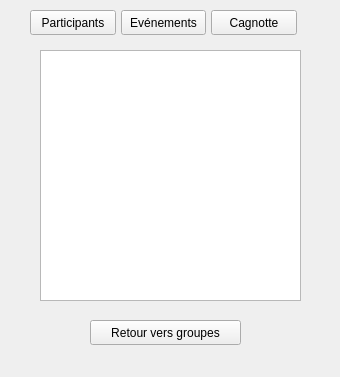
<?xml version="1.0" encoding="UTF-8"?>
<ui version="4.0">
 <class>gestionComptes</class>
 <widget class="QWidget" name="gestionComptes">
  <property name="geometry">
   <rect>
    <x>0</x>
    <y>0</y>
    <width>340</width>
    <height>377</height>
   </rect>
  </property>
  <property name="windowTitle">
   <string>Form</string>
  </property>
  <widget class="QListWidget" name="listParticipants">
   <property name="geometry">
    <rect>
     <x>40</x>
     <y>50</y>
     <width>261</width>
     <height>251</height>
    </rect>
   </property>
  </widget>
  <widget class="QPushButton" name="cagnotte_4">
   <property name="geometry">
    <rect>
     <x>211</x>
     <y>10</y>
     <width>86</width>
     <height>25</height>
    </rect>
   </property>
   <property name="text">
    <string>Cagnotte</string>
   </property>
  </widget>
  <widget class="QPushButton" name="events_4">
   <property name="geometry">
    <rect>
     <x>121</x>
     <y>10</y>
     <width>85</width>
     <height>25</height>
    </rect>
   </property>
   <property name="text">
    <string>Evénements</string>
   </property>
  </widget>
  <widget class="QPushButton" name="participants_4">
   <property name="geometry">
    <rect>
     <x>30</x>
     <y>10</y>
     <width>86</width>
     <height>25</height>
    </rect>
   </property>
   <property name="text">
    <string>Participants</string>
   </property>
  </widget>
  <widget class="QPushButton" name="retour_groupes">
   <property name="geometry">
    <rect>
     <x>90</x>
     <y>320</y>
     <width>151</width>
     <height>25</height>
    </rect>
   </property>
   <property name="text">
    <string>Retour vers groupes</string>
   </property>
  </widget>
 </widget>
 <resources/>
 <connections/>
</ui>
